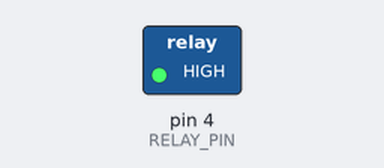
This sketch was run on a simulated Arduino Uno, built for the host (arithmetic inside an expression is 32-bit, double 64-bit). Shown: switched loads named in the sketch (green lamp = pin HIGH). EEPROM starts erased.

Above: at 0.1 s.
At 5.1 s:
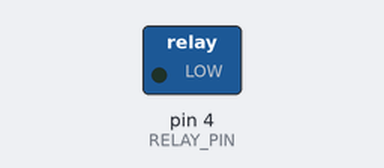
Timing chart, 0 to 6.6 s (numbered marks = the images above):
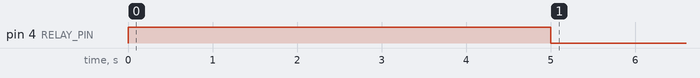

The sketch:

riego-automatico-code.ino
```cpp
#include <EEPROM.h> // Librería para utilizar la memoria EEPROM
#define RELAY_PIN 4  // Pin al que está conectado el relé
#define INTERVALO_EN_SEGUNDOS 43200 // 12 horas en segundos

unsigned long tiempoAnterior = 0;
unsigned long tiempoGuardado = 0;
bool bombaEncendida = false;

void setup() {
  pinMode(RELAY_PIN, OUTPUT);
  digitalWrite(RELAY_PIN, LOW);  // Asegurarse de que la bomba esté apagada al inicio

  // Leer el tiempo guardado en la memoria EEPROM
  EEPROM.begin(sizeof(tiempoGuardado));
  EEPROM.get(0, tiempoGuardado);
  EEPROM.end();
}

void loop() {
  unsigned long tiempoActual = millis();

  if (!bombaEncendida) {
    // Si la bomba no está encendida, verifica si ha pasado el tiempo necesario
    if (tiempoActual - tiempoGuardado >= INTERVALO_EN_SEGUNDOS * 1000UL) {
      // Enciende la bomba
      digitalWrite(RELAY_PIN, HIGH);
      bombaEncendida = true;
      tiempoAnterior = tiempoActual;
    }
  } else {
    // Si la bomba está encendida, verifica si ha pasado un tiempo mínimo (por ejemplo, 5 segundos)
    if (tiempoActual - tiempoAnterior >= 5000UL) {
      // Apaga la bomba
      digitalWrite(RELAY_PIN, LOW);
      bombaEncendida = false;
      tiempoGuardado = tiempoActual; // Guarda el tiempo actual como la última vez que se encendió
      // Guarda el tiempo en la memoria EEPROM
      EEPROM.begin(sizeof(tiempoGuardado));
      EEPROM.put(0, tiempoGuardado);
      EEPROM.commit();
      EEPROM.end();
    }
  }
}
```

Measured:
- by itself, pin 4 (RELAY_PIN): LOW → HIGH at 0.00 s, → LOW 5.0 s later
